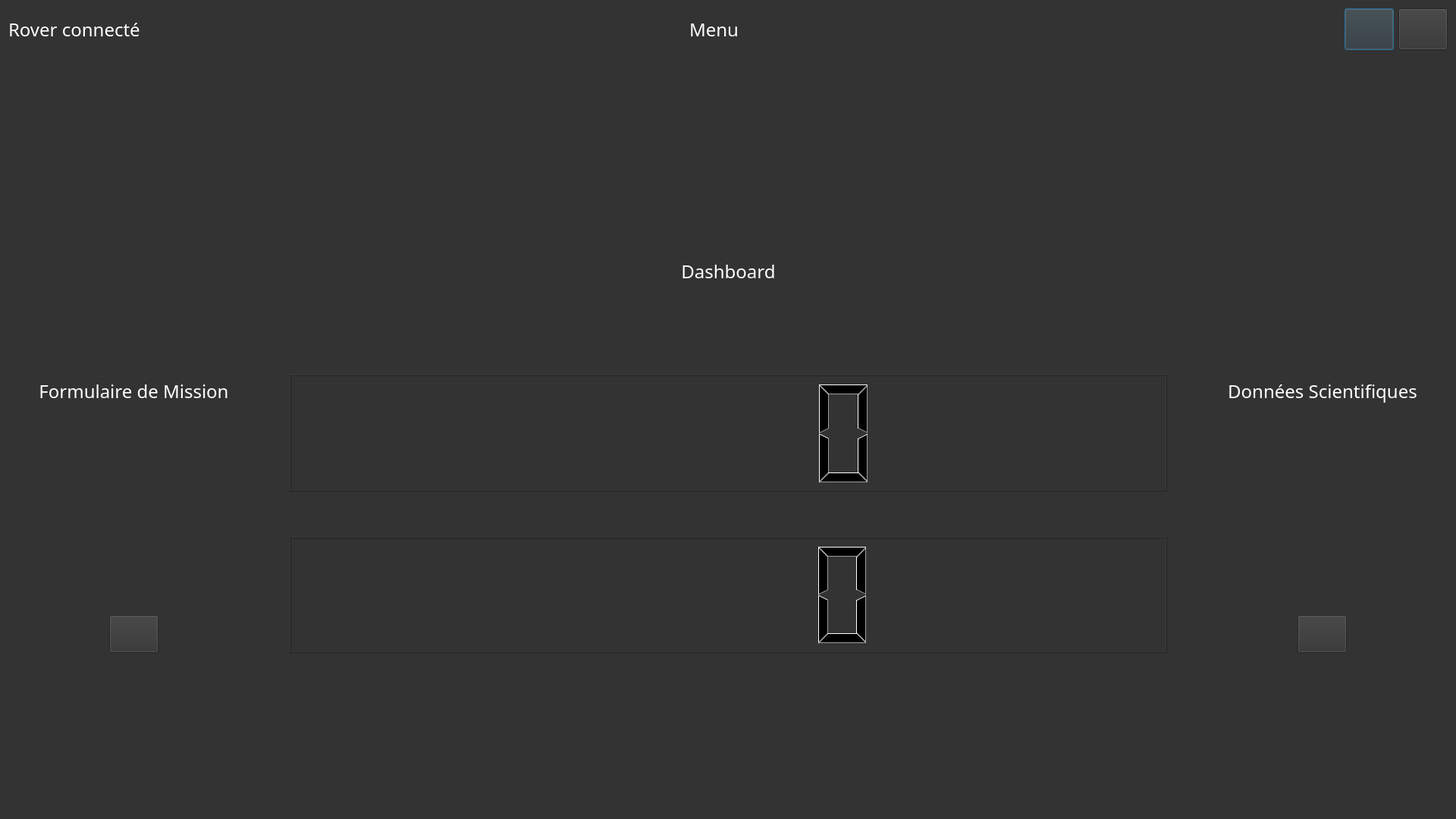
<?xml version="1.0" encoding="UTF-8"?>
<ui version="4.0">
 <class>Menu</class>
 <widget class="QDialog" name="Menu">
  <property name="geometry">
   <rect>
    <x>0</x>
    <y>0</y>
    <width>1920</width>
    <height>1080</height>
   </rect>
  </property>
  <property name="windowTitle">
   <string>Dialog</string>
  </property>
  <property name="styleSheet">
   <string notr="true"> *{
	font-family:century gothic;
	font-size:24px;
	color:black;
	background:#333;
}

QLabel
{
	color:white;
}

QMessageBox {
	color:black ;
}</string>
  </property>
  <layout class="QVBoxLayout" name="verticalLayout">
   <item>
    <layout class="QHBoxLayout" name="PanneauArretDeconnexion">
     <item>
      <widget class="QLabel" name="R_etat">
       <property name="text">
        <string>Rover connecté</string>
       </property>
      </widget>
     </item>
     <item>
      <spacer name="horizontalSpacer_2">
       <property name="orientation">
        <enum>Qt::Horizontal</enum>
       </property>
       <property name="sizeHint" stdset="0">
        <size>
         <width>40</width>
         <height>20</height>
        </size>
       </property>
      </spacer>
     </item>
     <item>
      <widget class="QLabel" name="MenuHaut">
       <property name="text">
        <string>Menu</string>
       </property>
      </widget>
     </item>
     <item>
      <spacer name="horizontalSpacer">
       <property name="orientation">
        <enum>Qt::Horizontal</enum>
       </property>
       <property name="sizeType">
        <enum>QSizePolicy::Fixed</enum>
       </property>
       <property name="sizeHint" stdset="0">
        <size>
         <width>793</width>
         <height>20</height>
        </size>
       </property>
      </spacer>
     </item>
     <item>
      <widget class="QPushButton" name="BoutonDeconnexion">
       <property name="enabled">
        <bool>true</bool>
       </property>
       <property name="sizePolicy">
        <sizepolicy hsizetype="Fixed" vsizetype="Fixed">
         <horstretch>0</horstretch>
         <verstretch>0</verstretch>
        </sizepolicy>
       </property>
       <property name="minimumSize">
        <size>
         <width>55</width>
         <height>55</height>
        </size>
       </property>
       <property name="text">
        <string/>
       </property>
       <property name="icon">
        <iconset resource="image.qrc">
         <normaloff>:/images/icone-deconnexion.png</normaloff>:/images/icone-deconnexion.png</iconset>
       </property>
       <property name="iconSize">
        <size>
         <width>25</width>
         <height>25</height>
        </size>
       </property>
      </widget>
     </item>
     <item>
      <widget class="QPushButton" name="BoutonArret">
       <property name="enabled">
        <bool>true</bool>
       </property>
       <property name="sizePolicy">
        <sizepolicy hsizetype="Fixed" vsizetype="Fixed">
         <horstretch>0</horstretch>
         <verstretch>0</verstretch>
        </sizepolicy>
       </property>
       <property name="minimumSize">
        <size>
         <width>55</width>
         <height>55</height>
        </size>
       </property>
       <property name="text">
        <string/>
       </property>
       <property name="icon">
        <iconset resource="image.qrc">
         <normaloff>:/images/icone-arreter.png</normaloff>:/images/icone-arreter.png</iconset>
       </property>
       <property name="iconSize">
        <size>
         <width>25</width>
         <height>25</height>
        </size>
       </property>
      </widget>
     </item>
    </layout>
   </item>
   <item>
    <spacer name="verticalSpacer_2">
     <property name="orientation">
      <enum>Qt::Vertical</enum>
     </property>
     <property name="sizeHint" stdset="0">
      <size>
       <width>20</width>
       <height>40</height>
      </size>
     </property>
    </spacer>
   </item>
   <item>
    <widget class="QWidget" name="horizontalWidget" native="true">
     <property name="minimumSize">
      <size>
       <width>700</width>
       <height>700</height>
      </size>
     </property>
     <layout class="QHBoxLayout" name="horizontalLayout">
      <property name="spacing">
       <number>20</number>
      </property>
      <property name="leftMargin">
       <number>20</number>
      </property>
      <property name="topMargin">
       <number>20</number>
      </property>
      <property name="rightMargin">
       <number>20</number>
      </property>
      <property name="bottomMargin">
       <number>20</number>
      </property>
      <item>
       <layout class="QVBoxLayout" name="verticalLayout_2">
        <property name="spacing">
         <number>20</number>
        </property>
        <property name="leftMargin">
         <number>20</number>
        </property>
        <property name="topMargin">
         <number>20</number>
        </property>
        <property name="rightMargin">
         <number>20</number>
        </property>
        <property name="bottomMargin">
         <number>20</number>
        </property>
        <item>
         <layout class="QVBoxLayout" name="verticalLayout_19">
          <item>
           <widget class="QLabel" name="Formulaire">
            <property name="text">
             <string>Formulaire de Mission</string>
            </property>
            <property name="alignment">
             <set>Qt::AlignCenter</set>
            </property>
           </widget>
          </item>
         </layout>
        </item>
        <item>
         <layout class="QHBoxLayout" name="horizontalLayout_2">
          <property name="spacing">
           <number>20</number>
          </property>
          <property name="leftMargin">
           <number>20</number>
          </property>
          <property name="topMargin">
           <number>20</number>
          </property>
          <property name="rightMargin">
           <number>20</number>
          </property>
          <property name="bottomMargin">
           <number>20</number>
          </property>
          <item>
           <widget class="QPushButton" name="I_Formulaire">
            <property name="sizePolicy">
             <sizepolicy hsizetype="Fixed" vsizetype="Fixed">
              <horstretch>0</horstretch>
              <verstretch>0</verstretch>
             </sizepolicy>
            </property>
            <property name="minimumSize">
             <size>
              <width>50</width>
              <height>50</height>
             </size>
            </property>
            <property name="layoutDirection">
             <enum>Qt::LeftToRight</enum>
            </property>
            <property name="text">
             <string/>
            </property>
            <property name="icon">
             <iconset resource="image.qrc">
              <normaloff>:/images/position.png</normaloff>:/images/position.png</iconset>
            </property>
            <property name="iconSize">
             <size>
              <width>100</width>
              <height>100</height>
             </size>
            </property>
           </widget>
          </item>
         </layout>
        </item>
       </layout>
      </item>
      <item>
       <layout class="QVBoxLayout" name="verticalLayout_5">
        <property name="spacing">
         <number>20</number>
        </property>
        <property name="leftMargin">
         <number>20</number>
        </property>
        <property name="topMargin">
         <number>20</number>
        </property>
        <property name="rightMargin">
         <number>20</number>
        </property>
        <property name="bottomMargin">
         <number>20</number>
        </property>
        <item>
         <layout class="QVBoxLayout" name="verticalLayout_11">
          <item>
           <widget class="QLabel" name="Dashboard">
            <property name="text">
             <string>Dashboard</string>
            </property>
            <property name="alignment">
             <set>Qt::AlignCenter</set>
            </property>
           </widget>
          </item>
         </layout>
        </item>
        <item>
         <layout class="QHBoxLayout" name="horizontalLayout_3">
          <property name="spacing">
           <number>20</number>
          </property>
          <property name="leftMargin">
           <number>20</number>
          </property>
          <property name="topMargin">
           <number>20</number>
          </property>
          <property name="rightMargin">
           <number>20</number>
          </property>
          <property name="bottomMargin">
           <number>20</number>
          </property>
          <item>
           <widget class="QLCDNumber" name="lcdNumber"/>
          </item>
         </layout>
        </item>
        <item>
         <layout class="QHBoxLayout" name="horizontalLayout_5">
          <property name="spacing">
           <number>20</number>
          </property>
          <property name="leftMargin">
           <number>20</number>
          </property>
          <property name="topMargin">
           <number>20</number>
          </property>
          <property name="rightMargin">
           <number>20</number>
          </property>
          <property name="bottomMargin">
           <number>20</number>
          </property>
          <item>
           <widget class="QLCDNumber" name="lcdNumber_2"/>
          </item>
         </layout>
        </item>
       </layout>
      </item>
      <item>
       <layout class="QVBoxLayout" name="verticalLayout_3">
        <property name="spacing">
         <number>20</number>
        </property>
        <property name="leftMargin">
         <number>20</number>
        </property>
        <property name="topMargin">
         <number>20</number>
        </property>
        <property name="rightMargin">
         <number>20</number>
        </property>
        <property name="bottomMargin">
         <number>20</number>
        </property>
        <item>
         <layout class="QVBoxLayout" name="verticalLayout_16">
          <item>
           <widget class="QLabel" name="Donnee_scientifique">
            <property name="text">
             <string>Données Scientifiques</string>
            </property>
            <property name="alignment">
             <set>Qt::AlignCenter</set>
            </property>
           </widget>
          </item>
         </layout>
        </item>
        <item>
         <layout class="QHBoxLayout" name="horizontalLayout_4">
          <property name="spacing">
           <number>20</number>
          </property>
          <property name="leftMargin">
           <number>20</number>
          </property>
          <property name="topMargin">
           <number>20</number>
          </property>
          <property name="rightMargin">
           <number>20</number>
          </property>
          <property name="bottomMargin">
           <number>20</number>
          </property>
          <item>
           <widget class="QPushButton" name="I_Donnee_scientifique">
            <property name="sizePolicy">
             <sizepolicy hsizetype="Fixed" vsizetype="Fixed">
              <horstretch>0</horstretch>
              <verstretch>0</verstretch>
             </sizepolicy>
            </property>
            <property name="minimumSize">
             <size>
              <width>50</width>
              <height>50</height>
             </size>
            </property>
            <property name="text">
             <string/>
            </property>
            <property name="icon">
             <iconset resource="image.qrc">
              <normaloff>:/images/donnees.png</normaloff>:/images/donnees.png</iconset>
            </property>
            <property name="iconSize">
             <size>
              <width>100</width>
              <height>100</height>
             </size>
            </property>
           </widget>
          </item>
         </layout>
        </item>
       </layout>
      </item>
     </layout>
    </widget>
   </item>
   <item>
    <spacer name="verticalSpacer">
     <property name="orientation">
      <enum>Qt::Vertical</enum>
     </property>
     <property name="sizeHint" stdset="0">
      <size>
       <width>20</width>
       <height>40</height>
      </size>
     </property>
    </spacer>
   </item>
  </layout>
 </widget>
 <resources>
  <include location="image.qrc"/>
 </resources>
 <connections/>
</ui>
